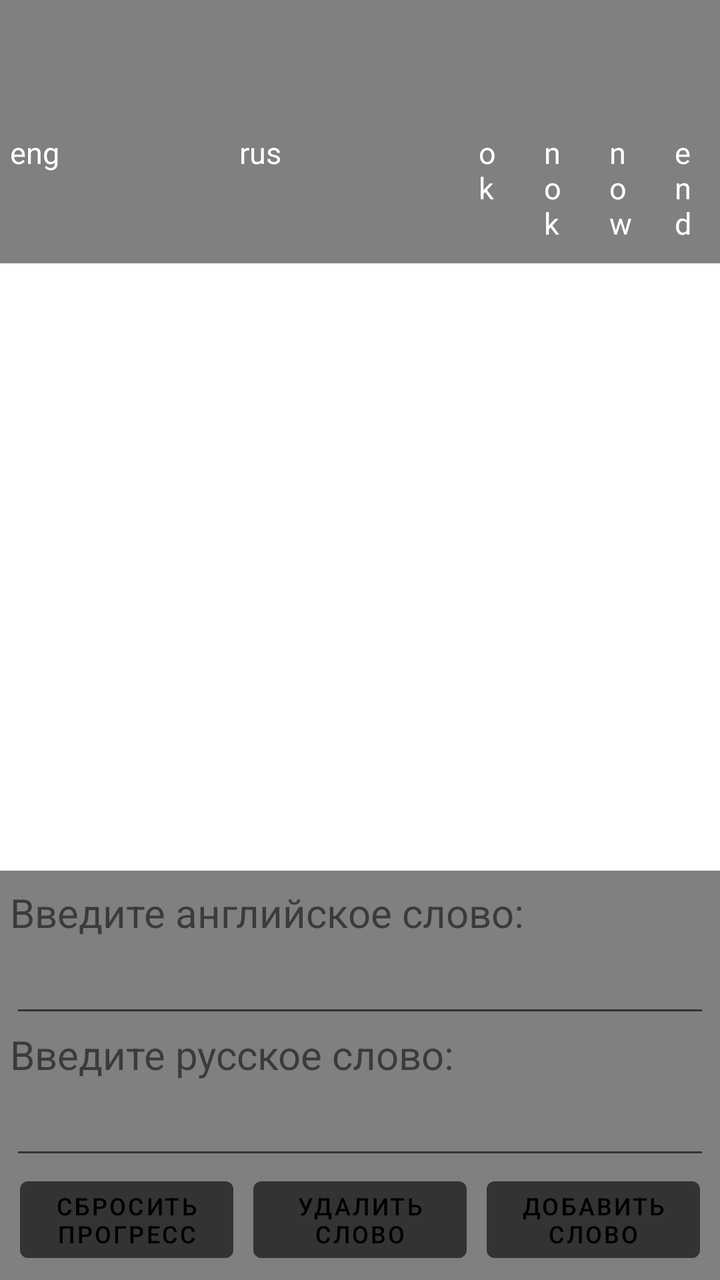
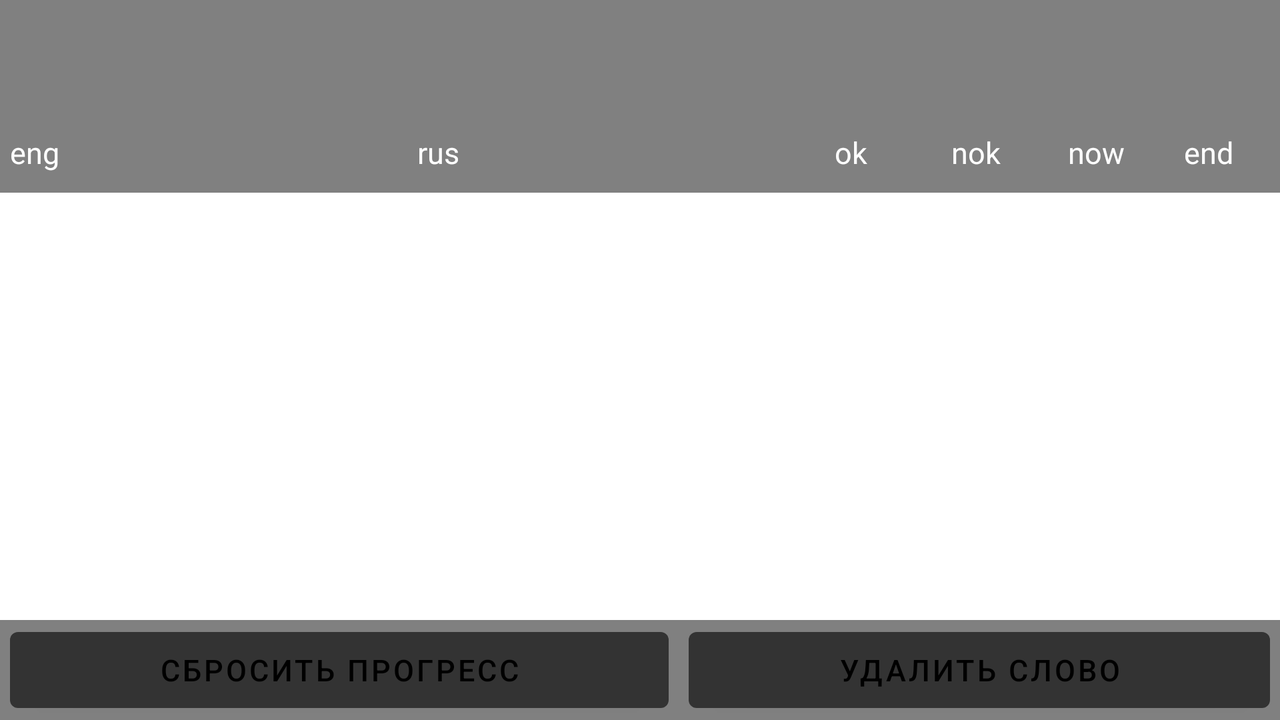

Compare how this app lays out the same screen by default and in its alternative resource folder. The renders come first, then the two layout files and the values they reference.
<!-- AndroidManifest.xml: application theme Theme.EnglishWordsLearning -->
<!-- res/layout/activity_create.xml -->
<?xml version="1.0" encoding="utf-8"?>
<LinearLayout xmlns:android="http://schemas.android.com/apk/res/android"
    xmlns:app="http://schemas.android.com/apk/res-auto"
    xmlns:tools="http://schemas.android.com/tools"
    android:layout_width="match_parent"
    android:layout_height="match_parent"
    tools:context=".CreateActivity"
    android:orientation="vertical"
    >


    <androidx.appcompat.widget.Toolbar
        android:id="@+id/toolbar"
        android:layout_width="match_parent"
        android:layout_height="?attr/actionBarSize"
        android:background="@color/gray_light_50"
        android:theme="@style/ThemeOverlay.AppCompat.Dark.ActionBar"
        app:titleTextColor="@color/white" />


<LinearLayout
    android:layout_width="match_parent"
    android:layout_height="match_parent"
    android:orientation="vertical">

    <LinearLayout xmlns:android="http://schemas.android.com/apk/res/android"
        android:layout_width="match_parent"
        android:layout_height="wrap_content"
        android:orientation="horizontal"
        android:background="@color/gray_light_50"
        >

        <TextView
            android:id="@+id/text1"
            android:text="eng"
            android:layout_height="wrap_content"
            android:layout_width="match_parent"
            android:textSize="15sp"
            android:paddingBottom="10dp"
            android:paddingTop="10dp"

            android:textColor="@color/white"
            android:paddingHorizontal="5dp"
            android:layout_weight="3"
            />



        <TextView
            android:id="@+id/text2"
            android:text="rus"
            android:layout_height="wrap_content"
            android:layout_width="match_parent"
            android:textSize="15sp"
            android:paddingBottom="10dp"
            android:paddingTop="10dp"

            android:textColor="@color/white"
            android:paddingHorizontal="5dp"
            android:layout_weight="3"
            />

        <TextView
            android:id="@+id/text3"
            android:text="ok"
            android:layout_height="wrap_content"
            android:layout_width="match_parent"
            android:textSize="15sp"
            android:paddingBottom="10dp"
            android:paddingTop="10dp"

            android:textColor="@color/white"
            android:paddingHorizontal="10sp"
            android:layout_weight="4"
            />

        <TextView
            android:id="@+id/text4"
            android:text="nok"
            android:layout_height="wrap_content"
            android:layout_width="match_parent"
            android:textSize="15sp"
            android:paddingBottom="10dp"
            android:paddingTop="10dp"

            android:textColor="@color/white"
            android:paddingHorizontal="10sp"
            android:layout_weight="4"
            />

        <TextView
            android:id="@+id/text5"
            android:text="now"
            android:layout_height="wrap_content"
            android:layout_width="match_parent"
            android:textSize="15sp"
            android:paddingBottom="10dp"
            android:paddingTop="10dp"

            android:textColor="@color/white"
            android:paddingHorizontal="10sp"
            android:layout_weight="4"
            />


        <TextView
            android:id="@+id/text6"
            android:text="end"
            android:layout_height="wrap_content"
            android:layout_width="match_parent"
            android:textSize="15sp"
            android:paddingBottom="10dp"
            android:paddingTop="10dp"

            android:textColor="@color/white"
            android:paddingHorizontal="10sp"
            android:layout_weight="4"
            />

    </LinearLayout>


    <LinearLayout
        android:layout_width="match_parent"
        android:layout_height="match_parent"
        android:layout_weight="95"
        android:scrollbars="horizontal"
        >




        <ListView
            android:id="@+id/list_of_words"
            android:layout_width="match_parent"
            android:layout_height="match_parent"
            android:choiceMode="singleChoice"
            >


        </ListView>

    </LinearLayout>


    <LinearLayout
        android:layout_width="match_parent"
        android:layout_height="500dp"
        android:orientation="vertical"
        android:gravity="bottom"
        android:padding="5dp"
        android:layout_weight="100"
        android:background="@color/gray_light_50">

        <TextView
            android:layout_width="match_parent"
            android:layout_height="wrap_content"
            android:text="@string/enter_english_word"
            android:textSize="20sp" />

        <EditText
            android:id="@+id/edit_text_english_word"
            android:layout_width="match_parent"
            android:layout_height="wrap_content"
            android:inputType="textPersonName"
            android:textSize="20sp" />

        <TextView
            android:layout_width="match_parent"
            android:layout_height="wrap_content"
            android:text="@string/enter_russian_word"
            android:textSize="20sp"/>

        <EditText
            android:id="@+id/edit_text_russian_word"
            android:layout_width="match_parent"
            android:layout_height="wrap_content"
            android:inputType="textPersonName"
            android:textSize="20sp" />

        <LinearLayout
            android:layout_width="match_parent"
            android:layout_height="wrap_content"
            android:gravity="center"
            android:orientation="horizontal">

            <Button
                android:id="@+id/button_for_reset_all_progressol"
                android:layout_width="0dp"
                android:layout_weight="1"
                android:layout_height="wrap_content"
                android:layout_gravity="bottom"
                android:layout_marginHorizontal="5dp"
                android:text="@string/reset_all_progress"
                android:textSize="12sp"/>

            <Button
                android:id="@+id/button_for_delete_wordol"
                android:layout_width="0dp"
                android:layout_weight="1"
                android:layout_height="wrap_content"
                android:layout_gravity="bottom"
                android:layout_marginHorizontal="5dp"
                android:text="@string/delete_word"
                android:textSize="12sp"/>

            <Button
                android:id="@+id/button_for_save_wordol"
                android:layout_width="0dp"
                android:layout_weight="1"
                android:layout_height="wrap_content"
                android:layout_gravity="bottom"
                android:layout_marginHorizontal="5dp"
                android:text="@string/add_word"
                android:textSize="12sp"/>

        </LinearLayout>


    </LinearLayout>

</LinearLayout>




</LinearLayout>
<!-- resources referenced by this layout -->
<resources>
  <color name="gray_light_50">#808080</color>
  <color name="white">#FFFFFFFF</color>
  <string name="add_word">Добавить слово</string>
  <string name="delete_word">Удалить слово</string>
  <string name="enter_english_word">Введите английское слово:</string>
  <string name="enter_russian_word">Введите русское слово:</string>
  <string name="reset_all_progress">Сбросить прогресс</string>
  <style name="Theme.EnglishWordsLearning" parent="Theme.MaterialComponents.DayNight.NoActionBar">
          
          <item name="colorPrimary">@color/gray_dark_20</item>
          <item name="colorPrimaryVariant">@color/gray_light_50</item>
          <item name="colorOnPrimary">@color/black</item>
          
          <item name="colorSecondary">@color/teal_200</item>
          <item name="colorSecondaryVariant">@color/teal_700</item>
          <item name="colorOnSecondary">@color/black</item>
          
          <item name="android:statusBarColor" tools:targetApi="l">?attr/colorPrimaryVariant</item>
          
      </style>
  <color name="gray_dark_20">#333333</color>
  <color name="black">#FF000000</color>
  <color name="teal_200">#FF03DAC5</color>
  <color name="teal_700">#FF018786</color>
</resources>
<!-- res/layout-land/activity_create.xml (the repository's variant of the layout above) -->
<!-- drawn on the phone turned sideways -->
<?xml version="1.0" encoding="utf-8"?>
<LinearLayout xmlns:android="http://schemas.android.com/apk/res/android"
    xmlns:app="http://schemas.android.com/apk/res-auto"
    xmlns:tools="http://schemas.android.com/tools"
    android:layout_width="match_parent"
    android:layout_height="match_parent"
    tools:context=".CreateActivity"
    android:orientation="vertical"
    >


    <androidx.appcompat.widget.Toolbar
        android:id="@+id/toolbar"
        android:layout_width="match_parent"
        android:layout_height="?attr/actionBarSize"
        android:background="@color/gray_light_50"
        android:theme="@style/ThemeOverlay.AppCompat.Dark.ActionBar"
        app:titleTextColor="@color/white" />


<LinearLayout
    android:layout_width="match_parent"
    android:layout_height="match_parent"
    android:orientation="vertical">

    <LinearLayout xmlns:android="http://schemas.android.com/apk/res/android"
        android:layout_width="match_parent"
        android:layout_height="wrap_content"
        android:orientation="horizontal"
        android:background="@color/gray_light_50"
        >

        <TextView
            android:id="@+id/text1"
            android:text="eng"
            android:layout_height="wrap_content"
            android:layout_width="match_parent"
            android:textSize="15sp"
            android:paddingBottom="10dp"
            android:paddingTop="10dp"

            android:textColor="@color/white"
            android:paddingHorizontal="5dp"
            android:layout_weight="3"
            />



        <TextView
            android:id="@+id/text2"
            android:text="rus"
            android:layout_height="wrap_content"
            android:layout_width="match_parent"
            android:textSize="15sp"
            android:paddingBottom="10dp"
            android:paddingTop="10dp"

            android:textColor="@color/white"
            android:paddingHorizontal="5dp"
            android:layout_weight="3"
            />

        <TextView
            android:id="@+id/text3"
            android:text="ok"
            android:layout_height="wrap_content"
            android:layout_width="match_parent"
            android:textSize="15sp"
            android:paddingBottom="10dp"
            android:paddingTop="10dp"

            android:textColor="@color/white"
            android:paddingHorizontal="10sp"
            android:layout_weight="4"
            />

        <TextView
            android:id="@+id/text4"
            android:text="nok"
            android:layout_height="wrap_content"
            android:layout_width="match_parent"
            android:textSize="15sp"
            android:paddingBottom="10dp"
            android:paddingTop="10dp"

            android:textColor="@color/white"
            android:paddingHorizontal="10sp"
            android:layout_weight="4"
            />

        <TextView
            android:id="@+id/text5"
            android:text="now"
            android:layout_height="wrap_content"
            android:layout_width="match_parent"
            android:textSize="15sp"
            android:paddingBottom="10dp"
            android:paddingTop="10dp"

            android:textColor="@color/white"
            android:paddingHorizontal="10sp"
            android:layout_weight="4"
            />


        <TextView
            android:id="@+id/text6"
            android:text="end"
            android:layout_height="wrap_content"
            android:layout_width="match_parent"
            android:textSize="15sp"
            android:paddingBottom="10dp"
            android:paddingTop="10dp"

            android:textColor="@color/white"
            android:paddingHorizontal="10sp"
            android:layout_weight="4"
            />

    </LinearLayout>


    <LinearLayout
        android:layout_width="match_parent"
        android:layout_height="match_parent"
        android:layout_weight="95"
        android:scrollbars="horizontal"
        >




        <ListView
            android:id="@+id/list_of_words"
            android:layout_width="match_parent"
            android:layout_height="match_parent"
            >


        </ListView>

    </LinearLayout>


    <LinearLayout
        android:layout_width="match_parent"
        android:layout_height="wrap_content"
        android:orientation="vertical"
        android:background="@color/gray_light_50">








        <LinearLayout
            android:layout_width="match_parent"
            android:layout_height="wrap_content"
            android:orientation="horizontal">

            <Button
                android:id="@+id/button_for_reset_all_progress"
                android:layout_width="wrap_content"
                android:layout_weight="1"
                android:layout_height="50dp"
                android:layout_gravity="center"
                android:layout_marginHorizontal="5dp"
                android:text="@string/reset_all_progress"
                android:textSize="15sp"/>

            <Button
                android:id="@+id/button_for_delete_word"
                android:layout_width="wrap_content"
                android:layout_weight="1"
                android:layout_height="50dp"
                android:layout_gravity="center"
                android:layout_marginHorizontal="5dp"
                android:text="@string/delete_word"
                android:textSize="15sp"/>

            <Button
                android:id="@+id/button_for_save_word"
                android:layout_width="0dp"
                android:layout_height="50dp"
                android:layout_gravity="center"
                android:text="@string/add_word"
                android:textSize="15sp"/>

        </LinearLayout>


    </LinearLayout>

</LinearLayout>




</LinearLayout>
<!-- resources referenced by the variant -->
<!-- as the phone turned sideways resolves them -->
<resources>
  <color name="gray_light_50">#808080</color>
  <color name="white">#FFFFFFFF</color>
  <string name="add_word">Добавить слово</string>
  <string name="delete_word">Удалить слово</string>
  <string name="reset_all_progress">Сбросить прогресс</string>
  <style name="Theme.EnglishWordsLearning" parent="Theme.MaterialComponents.DayNight.NoActionBar">
          
          <item name="colorPrimary">@color/gray_dark_20</item>
          <item name="colorPrimaryVariant">@color/gray_light_50</item>
          <item name="colorOnPrimary">@color/black</item>
          
          <item name="colorSecondary">@color/teal_200</item>
          <item name="colorSecondaryVariant">@color/teal_700</item>
          <item name="colorOnSecondary">@color/black</item>
          
          <item name="android:statusBarColor" tools:targetApi="l">?attr/colorPrimaryVariant</item>
          
      </style>
  <color name="gray_dark_20">#333333</color>
  <color name="black">#FF000000</color>
  <color name="teal_200">#FF03DAC5</color>
  <color name="teal_700">#FF018786</color>
</resources>
